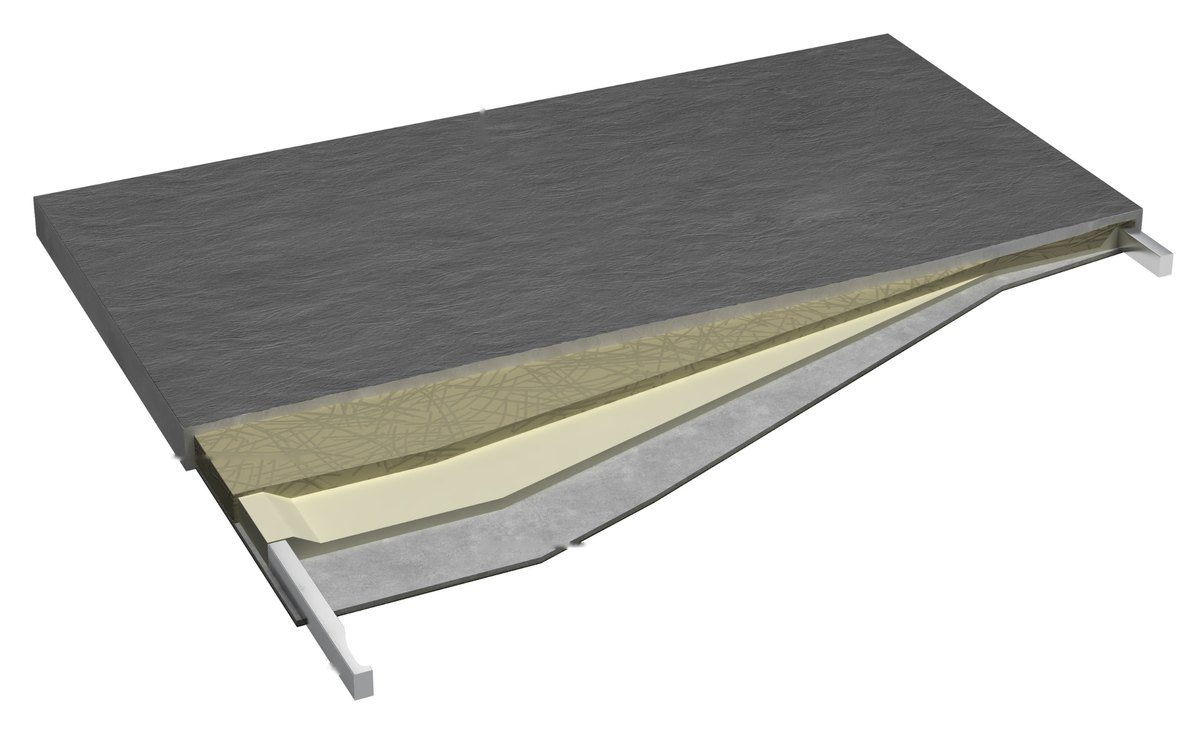
#> input picture assets/img/balans-przekroj.jpg, 1200 x 734 px
$ python -i 8_zasoby_kart.py   (imports and definitions only)
#> lines starting #> are read from the running program, lines starting #| are printed output that depends on the picture
#> further down, picture is the input picture: PIL image 1200x734 RGB; mean R, G, B 198, 197.6, 194.8
# -*- coding: utf-8 -*-
"""Zasoby kart produktów: gama/EAN z eksportu LM, znaki marek i gwarancji, rysunki techniczne.

Wejście (folder "18. Leroy Merlin - Portal\\materiały"):
  - 2026-03-26T13-41-37-moje-referencje.xlsx      eksport referencji z systemu LM (gama, EAN, kod dostawcy)
  - Etykiety Frigo i Ipsilon\\*\\SNS*.pdf          etykiety Sensea: logo, znak „YEAR Guarantee”, rysunek z wymiarami danego rozmiaru
  - Przegląd oferty (Leroy Merlin) 2025.09a A4.pdf  znaki „LAT GWARANCJI” Schedpol
  - 2026 - Paczka Ecommerce LEROY MERLIN\\...      rysunki techniczne pozostałych serii
Wyjście:
  assets/lm.js        nadpisuje p.g (gama) i dopisuje p.ean, p.sup wg eksportu LM
  assets/znaki/*.png  logo Sensea, znaki gwarancji
  assets/img/rys/*    rysunki techniczne;  assets/rysunki.js  (SP.rys: nr ref. → plik)
Użycie: python 8_zasoby_kart.py
"""
import os, sys, io, json, glob, re, shutil
import fitz, openpyxl
from PIL import Image, ImageOps

sys.stdout = io.TextIOWrapper(sys.stdout.buffer, encoding="utf-8")
HERE = os.path.dirname(os.path.abspath(__file__))
ROOT = os.path.dirname(HERE)
MAT = os.path.join(os.path.dirname(ROOT), "materiały")
ECOM = "\\\\?\\" + os.path.abspath(os.path.join(MAT, "2026 - Paczka Ecommerce LEROY MERLIN"))   # długie ścieżki Windows
ETYK = os.path.join(MAT, "Etykiety Frigo i Ipsilon")
PRZEGLAD = os.path.join(MAT, "Przegląd oferty (Leroy Merlin) 2025.09a A4.pdf")
XLSX = os.path.join(MAT, "2026-03-26T13-41-37-moje-referencje.xlsx")
OUT_Z = os.path.join(ROOT, "assets", "znaki")
OUT_R = os.path.join(ROOT, "assets", "img", "rys")


def products():
    s = io.open(os.path.join(ROOT, "assets", "data.js"), encoding="utf-8").read()
    return json.loads(s[s.index("window.SP = ") + 12: s.index(";\n\n/* ---- pomocnicze")])["products"]


# ---------- 1. eksport LM ----------
# Kształty, w których arkusz tytułów rozjeżdża się z nazwą w systemie LM, a LM ma rację (sprawdzone z etykietą/wymiarem).
# Uwaga: 95495956 („BALANS KW 120X90”) — błąd po stronie LM, w danych zostaje „prostokątny”.
SHAPE_FIX = {"45256512": "pięciokątny", "88758947": "pięciokątny", "82763748": "pięciokątny", "88758948": "pięciokątny",
             "82763752": "pięciokątny", "86448669": "prostokątny",
             "87098822": "półokrągły", "87098831": "półokrągły", "87098801": "półokrągły"}   # 25.11.2026: Magnetic 1/4K (audyt odpływu)
# Gama ustalona ręcznie dla indeksów spoza eksportu LM (decyzja Schedpol 23.11.2026).
GAMA_FIX = {"83648377": "X"}
# [75 lines left out: functions lm_export, png_clip, znaki, label_bound, not called in this run]


def trim_save(im, out, maxpx=1700):
#> called with out = 'out.png', maxpx = 1700
    im = im.convert("RGB")
    bg = Image.new("RGB", im.size, (255, 255, 255))
#> bg: PIL image 1200x734 RGB; every value is 255
    diff = ImageOps.invert(ImageOps.grayscale(Image.composite(im, bg, Image.new("L", im.size, 255))))
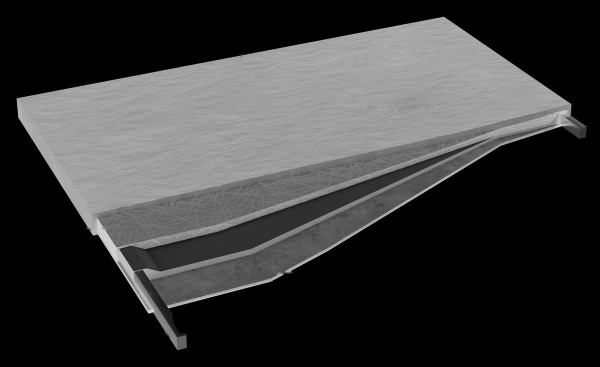
#> diff: PIL image 1200x734 L (shown at 1/2 size); min 0, max 240, mean 57.6
    box = diff.point(lambda v: 255 if v > 18 else 0).getbbox()
#> box = (33, 33, 1174, 701)
    if box:
        pad = int(max(im.size) * 0.015)
        im = im.crop((max(0, box[0] - pad), max(0, box[1] - pad), min(im.width, box[2] + pad), min(im.height, box[3] + pad)))
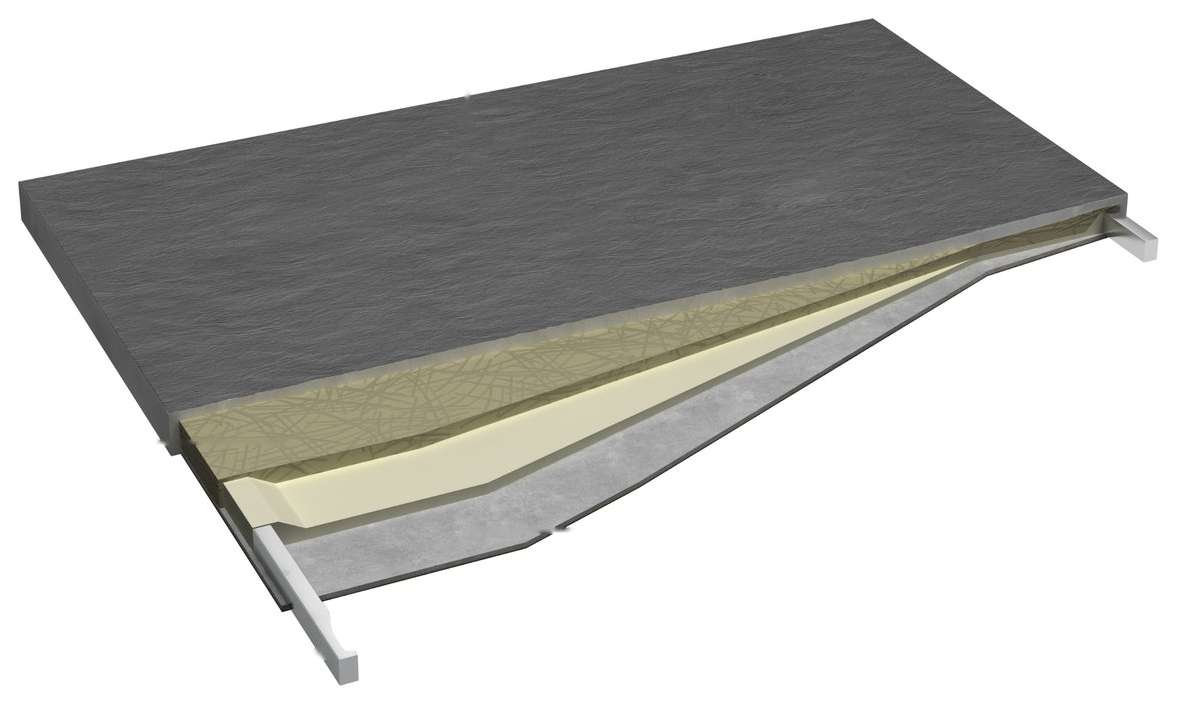
#> im: PIL image 1177x704 RGB; mean R, G, B 194.4, 193.9, 191
    im.thumbnail((maxpx, maxpx), Image.LANCZOS)
    im.save(out, "PNG", optimize=True) if out.endswith(".png") else im.save(out, "JPEG", quality=86, optimize=True)
    return im.size


# [12 lines left out: function open_src, not called in this run]


import unicodedata


def _n(s):
    return unicodedata.normalize("NFC", s).lower().strip()


def E(*parts):
    """Ścieżka w paczce e-commerce odporna na NFC/NFD i wielkość liter w nazwach folderów."""
    cur = ECOM
    for part in parts:
        try:
            hit = [x for x in os.listdir(cur) if _n(x) == _n(part)]
        except OSError:
            return os.path.join(cur, *parts[parts.index(part):])
        cur = os.path.join(cur, hit[0] if hit else part)
    return cur
SHAPE = {"kwadratowy": "kw", "prostokątny": "pr", "półokrągły": "po", "pięciokątny": "pi"}
ECOM_MAP = {
    ("Balans", "kw"): E("BALANS", "RYSUNEK TECHNICZNY - WSZYTSKIE BRODZIKI", "BALANS 35mm 2021 (M3) kwadrat.png"),
    ("Balans", "pr"): E("BALANS", "RYSUNEK TECHNICZNY - WSZYTSKIE BRODZIKI", "BALANS LM 2026 - prostokąt.png"),
    ("Comfo", "kw"): E("COMFO", "1. Kwadrat", "3. Rysunek techniczny", "Rysunek_techniczny_Comfo_2500x2500px-300dpi_kwadrat_JPG.jpg"),
    ("Comfo", "po"): E("COMFO", "2. Półokragły", "3. Rysunek techniczny", "Rysunek_techniczny_Comfo_2500x2500px_300dpi_półokrągły_JPG.jpg"),
    ("Comfo", "pr"): E("COMFO", "3.Prostokąt", "2022 Rys tech Eko prostokąt 80x100cm.pdf"),
    ("Consist", "kw"): E("CONSIST", "Kwadrat", "3. Rys. Techniczny", "Rysunek_techniczny_Consist_2500x2500px_300dpi_kwadrat_JPG.jpg"),
    ("Consist", "pr"): E("CONSIST", "Prosotkąt", "3.Rys Techniczny", "Rysunek_techniczny_Consist_2500x2500px_300dpi_prostokąt_PDF.jpg"),
    ("Corrina", "kw"): E("CORRINA", "Kwadrat", "3. Rys techniczny", "Rysunek_techniczny_Corrina_2500x2500px_300dpi_kwadrat_JPG.jpg"),
    ("Dafne", "po"): E("DAFNE", "Półokrągły", "3. Rys techniczny", "Rysunek_techniczny_Dafne_2500x2500px_300dpi_półokrągły_JPG.jpg"),
    ("Dante", "kw"): E("DANTE", "1. Kwadrat", "3. Rys techniczny", "Rysunek_techniczny_Dante_2500x2500px_300dpi_kwadrat-JPG.jpg"),
    ("Dante", "po"): E("DANTE", "2. Półokrągły", "3. Rys. Techniczny", "Rysunek_techniczny_Dante_2500x2500px-300dpi_półokrągły_JPG.jpg"),
    ("Go Baby", "po"): E("GO BABY", "Półokragły", "3. Rys techniczny", "Rysunek_techniczny_Go_Baby_2500x2500px-300dpi_półokrągły_JPG.jpg"),
    ("Grawello", "kw"): E("GRAWELLO", "1. Kwdrat", "3. Rys techniczny", "Rysunek_Techniczny_Grawello_2500x2500p_300dpi_kwadrat_JPG.jpg"),
    ("Grawello", "po"): E("GRAWELLO", "2. Półokrągły", "3. Rys techniczny", "Rysunek_techniczny_Grawello_2500x2500px_300dpi_półokragły_JPG.jpg"),
    ("Grawello", "pr"): E("GRAWELLO", "3. Prostokąt", "3. Rys techniczny", "Rysunek_techniczny_Grawello_2500x2500px_300dpi_prostokąt-JPG.jpg"),
    ("Integral", "kw"): E("INTEGRAL", "White Stone", "1. Kwdrat", "3. Rys techniczny", "Rysunek_techniczny_Integral_2500x2500px_300dpi_JPG.jpg"),
    ("Integral", "pr"): E("INTEGRAL", "White Stone", "2. Prostokąt", "3. Rys techniczny", "Rysunek_techniczny_Integral_2500x2500px_300dpi_prostokąt_JPG.jpg"),
    ("Magnetic", "kw"): E("MAGNETIC", "2. Biały gładki", "1. KWADRAT", "2. RYSUNEK TECHNICZNY", "Rysunek_techniczny_Magnetic_Smooth-White_2500x2500px_300dpi_kwadrat_JPG.jpg"),
    ("Magnetic", "po"): E("MAGNETIC", "2. Biały gładki", "2. PÓŁOKRĄGŁY", "2. RYSUNEK TECHNICZNY", "Rysunek_techniczny_Magnetic_Smooth_White_2500x2500px_300dpi_półokragły_JPG.jpg"),
    ("Magnetic", "pr"): E("MAGNETIC", "2. Biały gładki", "3. PROSTOKĄT", "2. RYSUNEK TECHNICZNY", "Rysunek_techniczny_Magnetic_2500x2500px_300dpi_prostokąt_JPG.jpg"),
    ("Sinergid", "kw"): E("SINEGRID", "Sinegrid biały gładki", "1. kwadrat", "2. rysunek techniczny", "Rysunek_techniczny_sinegrid_Smooth_White_2500x2500px_300dpi_kwadrat_JPG.jpg"),
    ("Sinergid", "po"): E("SINEGRID", "Sinegrid biały gładki", "2. półokrągły", "2. rysunek techniczny", "Rysunek_techniczny_sinegrid_Smooth_White_2500x2500px_300dpi_półokrągły_JPG.jpg"),
    ("Sinergid", "pr"): E("SINEGRID", "Sinegrid biały gładki", "3. prostokąt", "2. rysunek techniczny", "Rysunek_Techniczny_Sinegrid_2500x2500px-300dpi_prostokąt_JPG.jpg"),
    ("Tebe", "kw"): E("TEBE", "Czarny Mat", "1. Kwadrat", "3. Rys techniczny", "Caspar New kwadratowe srodek Syfon 2023.jpg"),
    ("Tebe", "po"): E("TEBE", "Czarny Mat", "2. Półokrągły", "3. Rys techniczny", "Rysunek_techniczny_Tebe_Black_Stone_2500x2500p;x_300dpi_JPG.jpg"),
    ("Torres", "pr"): E("TORRES", "TORRES BIAŁY MAT", "3. Rys techniczny", "Rysunek_techniczny_torres_White_Mat_2500x2500p;x_300dpi_JPG.jpg"),
    ("Frigo", "kw"): E("FRIGO - sensea", "FRIGO BIAŁY GŁADKI", "GOTOWE PACZKI - PLIKI 300 DPI", "FRIGO BIAŁY GŁADKI KWADRAT", "3. RYS. TECHNICZNY", "RYS TECH. FRIGO KWADRAT 2026.png"),
    ("Frigo", "pr"): E("FRIGO - sensea", "FRIGO BIAŁY GŁADKI", "GOTOWE PACZKI - PLIKI 300 DPI", "FRIGO BIAŁY GŁADKI PROSTOKĄT", "3. RYS. TECHNICZNY", "RYS TECH. FRIGO BIAŁY GŁADKI PROSTOKĄT 2026 jpg.jpg"),
    ("Frigo", "po"): E("FRIGO - sensea", "FRIGO BIAŁY GŁADKI", "GOTOWE PACZKI - PLIKI 300 DPI", "FRIGO BIAŁY GŁADKI PÓŁOKRĄGŁY", "3. RYS. TECHNICZNY", "RYS TECH. FRIGO PÓŁOKRĄGŁY 2026. JPG.jpg"),
}


# [71 lines left out: functions ecom_file, rysunki, not called in this run]


# ---------- 4. packshoty — poprawki do data.js ----------
# Frigo szary kamień miał w data.js packshot białego kamienia (plik „szary” z paczki był rysunkiem technicznym).
# Źródło: najpierw packshot konkretnego indeksu (folder PACKSHOTY, plik Product-<EAN>-P.png),
# potem packshot kształtu z GOTOWE PACZKI (szary kamień).
FRIGO_GS = E("FRIGO - sensea", "FRIGO SZARY KAMIEŃ")
GS_SHAPE = {"kwadratowy": "KWADRAT", "prostokątny": "PROSTOKĄT", "półokrągły": "PÓŁOKRĄGŁY", "pięciokątny": "PIĘCIOKĄT"}


# [16 lines left out: function pack_save, not called in this run]


# Balans: packshot wg koloru i kształtu + zdjęcia dodatkowe z paczki. Infografiki i przekrój pominięte celowo:
# zawierają Antibac, „50% CO₂” z liściem, „ekstremalną wytrzymałość”, ochronę przed pleśnią (czarna lista EmpCo).
BAL_COL = {"biały kamień": ("BIAŁY KAMIEŃ", "ws"), "czarny kamień": ("CZARNY KAMIEŃ", "bs"),
           "szary kamień": ("SZARY KAMIEŃ", "gs"), "kaszmirowy kamień": ("KASZMIROWY KAMIEŃ", "cas")}
BAL_SH = {"kwadratowy": ("KWADRAT", "kw"), "prostokątny": ("PROSTOKĄT", "pr")}
EXTRA_SKIP = re.compile(r"infografik|przekr|zalety", re.I)


# [58 lines left out: functions extra_cap, balans, not called in this run]


# ---------- 4b. packshoty dla wszystkich serii ----------
# --- kolor i kształt wg nazwy w systemie LM (kody na końcu nazwy) ---
LM_COL = [(r"CZMAT$", "czarny mat"), (r"(?:BSTR|BST|BS)$", "biały kamień"), (r"(?:CSTR|CZST|CZS|CZA|CS)$", "czarny kamień"),
          (r"SZ$", "szary kamień"), (r"(?:CEM|CE)$", "cementowy kamień"), (r"(?:BIA|B)$", "biały gładki")]
LM_SHAPE = [(r"\b5K[AĄ]T\b", "pięciokątny"), (r"(?:\b1/4K\b|\b14K\b|\bPÓŁ\b|\bPOL\b)", "półokrągły"), (r"\bKW\b", "kwadratowy"), (r"\bPR\b", "prostokątny")]
LM_SHAPE_SKIP = {"95495956"}                                # „BALANS KW 120X90” — błąd w nazwie LM
COLOR_FAMS = {"Frigo", "Ipsilon", "Magnetic", "Sinergid", "Integral"}


# [16 lines left out: functions lm_color, lm_shape, not called in this run]


def _norm(s):
    s = unicodedata.normalize("NFD", s.lower())
    return "".join(ch for ch in s if unicodedata.category(ch) != "Mn").replace("ł", "l")


COL_TOK = {"biały gładki": ["bialy gladki", "smooth white"], "biały kamień": ["bialy kamien", "biala struktura", "white stone"],
           "czarny kamień": ["czarny kamien", "czarny strukturalny", "black stone"], "szary kamień": ["szary kamien", "4. szary", "grey stone", "greystone"],
           "czarny mat": ["czarny mat", "black mat"], "biały mat": ["bialy mat"], "kaszmirowy kamień": ["kaszmirowy"]}
SHP_TOK = {"kwadratowy": ["kwadrat", "kwdrat"], "prostokątny": ["prostokat", "prosotkat"], "półokrągły": ["polokragl", "polokrag"],
           "pięciokątny": ["pieciokat", "piecioka"]}
FAM_DIR = {"Sinergid": "SINEGRID", "Frigo": "FRIGO - sensea", "Wall Comfort": "ŚCIANKA", "Harmony": "ODPŁYWY LINIOWE"}


# [38 lines left out: functions pack_dirs, pick_main, resolve_dir, not called in this run]


SKIP_FAMS = {"Balans", "Nośnik", "Obudowa uniwersalna", "Najazd", "Nogi Ipsilon", "Maskownica Balans/Integral"}  # Balans osobno; reszta bez zmian


# [64 lines left out: function packshoty, not called in this run]


# ---------- 5. karty gwarancyjne i instrukcje montażu ----------
DOCS_DIR = os.path.join(MAT, "Instrukcje i Karty")
# klucz: (plik źródłowy, nazwa publikowana, tytuł, typ)
DOCS = {
    "gw-stabilsafe": ("00. Karta Gwarancyjna_Stabilsafe_v15.25 (8str A3) 16.06.2025.pdf", "Karta-gwarancyjna_Stabilsafe_v15.25.pdf", "Karta gwarancyjna Stabilsafe v15.25", "gw"),
    "no01": ("01. Brodziki_StabPlus_instr_mont_No01 v09.2024 A4.pdf", "Instrukcja-montazu_No01_brodziki-kompozytowe_v09.2024.pdf", "Instrukcja montażu No01 — brodziki kompozytowe", "in"),
    "no02": ("02. Brodziki_Stabilsound_instr_mont_No02_v06.2023 A4.pdf", "Instrukcja-montazu_No02_brodziki-zintegrowane_v06.2023.pdf", "Instrukcja montażu No02 — brodziki zintegrowane", "in"),
    "no03": ("03. Brodziki_standard_Instrukcja_No03 v06.2023 A4.pdf", "Instrukcja-montazu_No03_brodziki-standard_v06.2023.pdf", "Instrukcja montażu No03 — brodziki laminowane", "in"),
    "no04": ("04. Obudowy_podpłytkowe_Instrukcja_No4 v11.2023.pdf", "Instrukcja-montazu_No04_obudowy-podplytkowe_v11.2023.pdf", "Instrukcja montażu No04 — obudowy podpłytkowe", "in"),
    "no05": ("05.Odplywy_liniowe_instr_mont_No05_v07.2024.pdf", "Instrukcja-montazu_No05_odplywy-liniowe_v07.2024.pdf", "Instrukcja montażu No05 — odpływy liniowe", "in"),
    "no07": ("07. Schedpol_Wanny_instr_No07v12.2025.pdf", "Instrukcja-montazu_No07_wanny_v12.2025.pdf", "Instrukcja montażu No07 — wanny", "in"),
    "no08": ("08. Nośnik_do_wanien_No08 v14.2023.pdf", "Instrukcja-montazu_No08_nosnik-do-wanien_v14.2023.pdf", "Instrukcja montażu No08 — nośnik do wanien", "in"),
    "no12": ("12. Instrukcja montażu Wall_comfort No12 v11.2023.pdf", "Instrukcja-montazu_No12_Wall-Comfort_v11.2023.pdf", "Instrukcja montażu No12 — Wall Comfort", "in"),
    "no27": ("27. Instrukcja Najazd Schedpol No27v2025.pdf", "Instrukcja-montazu_No27_najazd_v2025.pdf", "Instrukcja montażu No27 — najazd do brodzików", "in"),
    "comfo": ("Brodziki_Comfo_2022.pdf", "Instrukcja-montazu_Comfo_2022.pdf", "Instrukcja montażu — brodziki Comfo", "in"),
    "frigo": ("FRIGO_Sensea_v3.2022.pdf", "Instrukcja-montazu_Frigo-Sensea_v3.2022.pdf", "Instrukcja montażu — Frigo Sensea", "in"),
    "ipsilon": ("Ipsilon_Sensea_2024_v5 - Druk A4.pdf", "Instrukcja-montazu_Ipsilon-Sensea_2024_v5.pdf", "Instrukcja montażu — Ipsilon Sensea", "in"),
    "ob1040": ("Obudowa podpłytkowa 1.040 (2018).pdf", "Instrukcja-montazu_obudowa-podplytkowa-1.040_2018.pdf", "Instrukcja montażu — obudowa podpłytkowa 1.040", "in"),
    "no03a": ("03A. Brodzik standard + nośnik No03A v02.2023 A4 DE.pdf", "Instrukcja-montazu_No03A_brodzik-standard-z-nosnikiem_v02.2023.pdf", "Instrukcja montażu No03A — brodzik standard z nośnikiem", "in"),
    "no05c": ("05C.Odplywy_liniowe_Winyl_instr_mont_No05A_v01.2026(1).pdf", "Instrukcja-montazu_No05C_odplywy-liniowe-posadzka-winylowa_v01.2026.pdf", "Instrukcja montażu No05C — odpływy liniowe, posadzka winylowa", "in"),
    "gw-stabilsound": ("00. Karta Gwarancyjna_Stabilsound_v14.2025_(8str A3)-all.pdf", "Karta-gwarancyjna_Stabilsound_v14.2025.pdf", "Karta gwarancyjna Stabilsound v14.2025 — marka katalogowa Schedpol, nie dotyczy indeksów LM", "gw"),
}
# instrukcje wg serii (pierwsza = podstawowa, kolejne = warianty montażu)
DOC_FAM = {"Balans": ["no01"], "Magnetic": ["no01"], "Sinergid": ["no02"], "Integral": ["no02"], "Consist": ["no02"], "Grawello": ["no02"],
           "Dante": ["no02"], "Go Baby": ["no02"], "Panele do brodzików": ["no02"], "Tebe": ["no03", "no03a"], "Corrina": ["no03", "no03a"],
           "Dafne": ["no03", "no03a"], "Comfo": ["comfo", "no03a"], "Frigo": ["frigo"], "Ipsilon": ["ipsilon"], "Nogi Ipsilon": ["ipsilon"],
           "Harmony": ["no05", "no05c"], "Torres": ["no07"], "Nośnik": ["no08"], "Wall Comfort": ["no12"], "Najazd": ["no27"]}
DOC_REF = {"90151710": ["no04"], "90151711": ["no04"], "43416086": ["ob1040"], "43732703": ["ob1040"]}   # obudowy LED vs 1040/1.041
DOC_NOT_LM = {"gw-stabilsound"}            # w bibliotece dokumentów, ale nie przypisywane do indeksów LM (kanał DIY = Stabilsafe)


# [30 lines left out: function dokumenty, not called in this run]


# [7 lines not run here, left out]

>>> from PIL import Image
>>> picture = Image.open('../assets/img/balans-przekroj.jpg')
>>> result = trim_save(picture, 'out.png')
#> result = (1177, 704)
